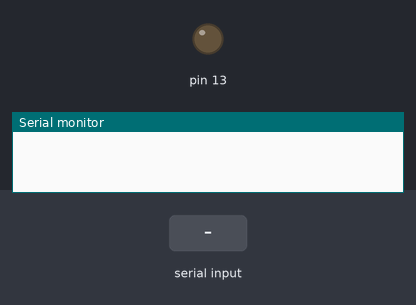
A sketch run on a simulated Arduino Uno, built with avr-gcc and run on an emulated ATmega328P. On the bench: output pins drawn as LEDs (lit = HIGH), the last lines printed to the serial monitor. The test bench sets the inputs (shaded band).

Above: at 1.2 s.
1.3 s: "1" received over Serial
At 1.9 s:
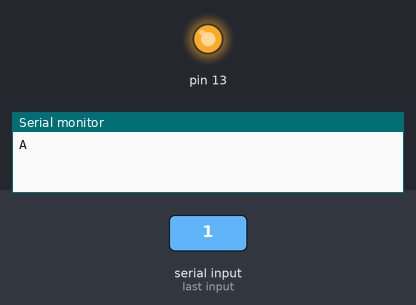
2.8 s: "0" received over Serial
At 3.1 s:
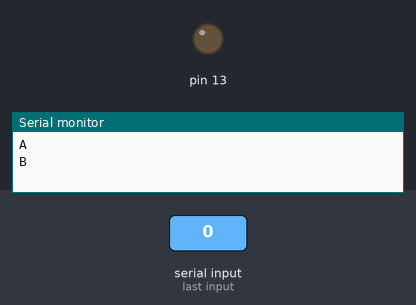
Timing chart, 0 to 5.8 s (numbered marks = the images above; inputs shaded):
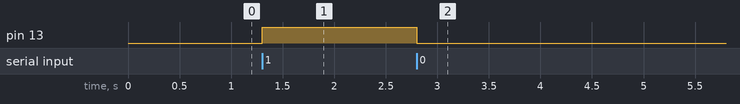

Measured:
- after the input at 1.3 s, pin 13: LOW → HIGH at once
- after the input at 2.8 s, pin 13: HIGH → LOW at once

The sketch:

SerialComm.ino
```cpp
int buttonState=0;
void setup()
{

  /* add setup code here */
	/* Serial Read Operation */
	 /* pinMode(13,OUTPUT);
	Serial.begin(9600);*/

	/* Serial Write Operation */
	//pinMode(7,INPUT);
	//digitalWrite(7,HIGH);
	pinMode(13,OUTPUT);
	Serial.begin(9600);
}

void loop()
{
   /* Serial Write Operation */
	if(Serial.available())
	{
	  int c=Serial.read();
	  if(c=='1')
	  {
      //buttonState=digitalRead(7);

		  digitalWrite(13,HIGH);
		  Serial.println('A');
	  }
	  else if (c=='0')
	  {
        digitalWrite(13,LOW);
		Serial.println('B');
	  }
	}

  /* Serial Read Operation */
	/*
	if(Serial.available())
	{
		int c=Serial.read();
		if(c=='1')
		{
			digitalWrite(13,HIGH);
		}
		else if(c=='0')
		{
			digitalWrite(13,LOW);
		}

	}*/


}
```
